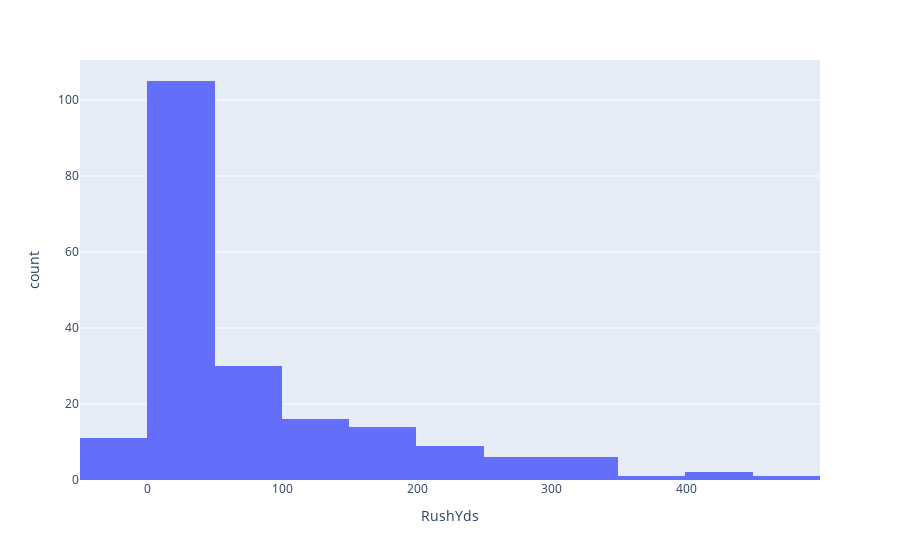

Notebook code cell kept with this figure:
### Code cell
run = px.histogram(DF_rush,
                   x = 'RushYds')
run.show()

### Figure 1 — Plotly figure (JSON) as saved in the notebook; plotly's stock layout.template omitted (floating-point values rounded to 4 significant figures; data arrays with more than 128 entries replaced by an {"elided": "..."} marker saying what was removed)
{"data": [{"alignmentgroup": "True", "bingroup": "x", "hovertemplate": "RushYds=%{x}<br>count=%{y}<extra></extra>", "legendgroup": "", "marker": {"color": "#636efa", "pattern": {"shape": ""}}, "name": "", "offsetgroup": "", "orientation": "v", "showlegend": false, "type": "histogram", "x": {"elided": "201 int values"}, "xaxis": "x", "yaxis": "y"}], "layout": {"autosize": true, "barmode": "relative", "legend": {"tracegroupgap": 0}, "margin": {"t": 60}, "xaxis": {"anchor": "y", "autorange": true, "domain": [0, 1], "range": [-50.5, 499.5], "title": {"text": "RushYds"}, "type": "linear"}, "yaxis": {"anchor": "x", "autorange": true, "domain": [0, 1], "range": [0, 110.5], "title": {"text": "count"}}}}
